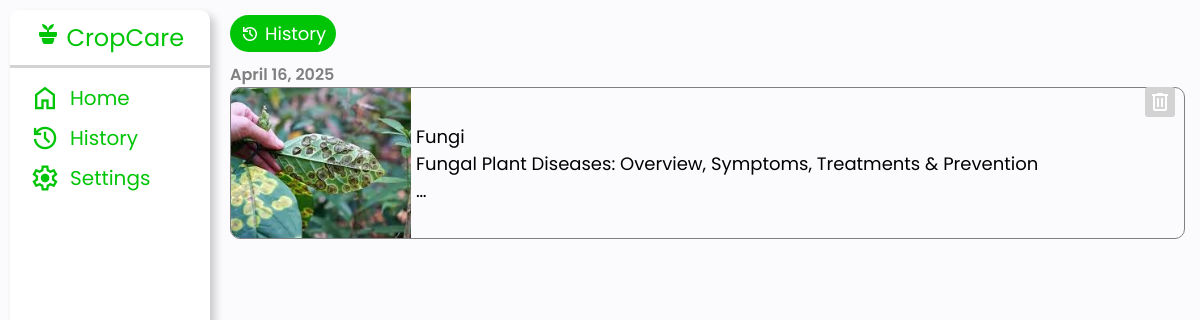
The app's page /history.php (signed in) with its own data.
### tables this page shows
CREATE TABLE `disease_result` (
  `disease_result_id` int(11) NOT NULL,
  `name` varchar(255) DEFAULT NULL,
  `result` text DEFAULT NULL,
  `image` varchar(255) DEFAULT NULL,
  `other_disease_id` int(11) DEFAULT NULL,
  `user_id` int(11) DEFAULT NULL,
  `created_at` timestamp NOT NULL DEFAULT current_timestamp()
);

### history.php (the view, shortened to what this page needs)
<?php
require 'db/config.php';
$stmt = $pdo->prepare("SELECT * FROM disease_result WHERE user_id = :user_id ORDER BY created_at DESC");
$stmt->execute([':user_id' => $_SESSION['user_id']]);
$histories = $stmt->fetchAll(PDO::FETCH_ASSOC);
?>
<!DOCTYPE html>
<html lang="en">
<head>
    <link rel="stylesheet" href="styles.css">
</head>
<body>
<?php include_once("partials/header.php") ?>
     <section class="history">
        <div class="icon-text">
            <span class="material-symbols-outlined">
            </span>
            History
        </div>
        <div class="cards-container">
            <?php if (!empty($histories)) : ?>
                <?php foreach ($histories as $history) : ?>
                    <div class="card">
                        <form action="" method="POST">
                            <div class="delete-icon">
                                <button type="submit">
                                    <span class="material-symbols-outlined">
                                    </span>
                                </button>
                            </div>
                        </form>
                        <div class="date poppins-semibold"><?= htmlspecialchars(date('F j, Y', strtotime($history['created_at']))) ?></div>
                        <div class="card-container">
                            <div class="img-container">
                                <img src="uploads/<?= htmlspecialchars($history['image']) ?>" alt="">
                            </div>
                            <a href="history-page.php?id=<?= htmlspecialchars($history['disease_result_id']) ?>" class="text-container">
                                <div class="disease-name"><?= htmlspecialchars($history['name']) ?></div>
                                <div class="disease-description"><?= ($history['result']) ?></div>
                            </a>
                        </div>
                </div>
                <?php endforeach; ?>
            <?php endif; ?>
        </div>
     </section>
</body>
</html>

### styles.css (style rules this page uses)
:root { --primary-color: #00c507; --primary-dark-color: #00a005; --primary-light-color: #9aff9d; --primary-lighter-color: #e5ffe6; --red-color: #FF4B4B; --red-dark-color: #b92424; --orange-color: #ffa500; --orange-dark-color: #ba7900; --grey: #808080; --light-grey: #D3D3D3; --lighter-grey: #F2F2F2; --white: #FFFFFF; --black: #000000; --mid-grey: #666A6D; --dark-medium-grey: #A9A9A9; --background: #FBFBFE; }
* { margin: 0; padding: 0; box-sizing: border-box; font-family: "Poppins", serif; }
body { font-family: "Poppins", serif; background: var(--background); display: flex; flex-direction: column; align-items: center; justify-content: center; user-select: none; -webkit-user-select: none; -moz-user-select: none; -ms-user-select: none; -webkit-tap-highlight-color: transparent; touch-action: manipulation; }
.poppins-semibold { font-family: "Poppins", serif; font-weight: 600; font-style: normal; }
.icon-text { background: var(--primary-color); display: flex; align-items: center; justify-content: center; border-radius: 25px; padding: 5px 10px; gap: 5px; max-width: fit-content; color: var(--white); font-size: 12px; }
.icon-text span { font-size: 15px; }
form { display: flex; flex-direction: column; gap: 10px; }
form button { padding: 13px; border-radius: 10px; background: var(--primary-color); border: none; color: white; font-size: 20px; transition: .3s ease; }
.history { display: flex; flex-direction: column; width: 100%; padding: 15px; gap: 10px; margin-bottom: 70px; }
.history .cards-container { display: flex; position: relative; flex-direction: column; gap: 10px; }
.history .cards-container .card .delete-icon { position: absolute; margin-top: 25px; margin-right: 10px; border-radius: 50%; right: 0; }
.history .cards-container .card .delete-icon button { background: var(--light-grey); padding: 3px; display: flex; align-items: center; justify-content: center; border-radius: 3px; }
.history .cards-container .card { text-decoration: none; position: relative; color: var(--black); }
.history .cards-container .card .card-container { display: flex; gap: 5px; align-items: center; justify-content: center; border: 1px solid var(--grey); border-radius: 10px; overflow: hidden; width: 100%; padding-right: 5px; }
.history .cards-container .card .date { color: var(--grey); font-size: 12px; font-weight: var; }
.history .cards-container .card .card-container .img-container { width: 100%; height: 100px; max-width: 120px; }
.history .cards-container .card .card-container .img-container img { height: 100%; width: 100%; object-fit: cover; object-position: center; }
.history .cards-container .card .card-container .text-container { width: 100%; max-width: 100%; display: -webkit-box; -webkit-line-clamp: 3; -webkit-box-orient: vertical; overflow: hidden; text-decoration: none; color: var(--black); }
@media (min-width:1025px) { .icon-text { font-size: 18px; } }
@media (min-width:1025px) { .icon-text span { font-size: 20px; } }
@media (min-width:1025px) { form { display: flex; flex-direction: column; gap: 10px; } }
@media (min-width:1025px) { form button { padding: 13px; border-radius: 10px; background: var(--primary-color); border: none; color: white; font-size: 20px; transition: .3s ease; } }
@media (min-width:1025px) { .history { max-width: 1200px; padding: 15px 15px 10px 230px; gap: 10px; margin-bottom: 0px; } }
@media (min-width:1025px) { .history .cards-container { gap: 20px; } }
@media (min-width:1025px) { .history .cards-container .card { transition: transform 0.3s ease; } }
@media (min-width:1025px) { .history .cards-container .card .date { font-size: 16px; } }
@media (min-width:1025px) { .history .cards-container .card .card-container .img-container { height: 150px; max-width: 180px; } }
@media (min-width:1025px) { .history .cards-container .card .card-container .text-container { width: 100%; max-width: 100%; display: -webkit-box; -webkit-line-clamp: 3; -webkit-box-orient: vertical; overflow: hidden; font-size: 18px; } }

### records on screen
disease_result: created_at "April 16, 2025", image (picture), name "Fungi", result "Fungal Plant Diseases: Overview, Symptoms, Treatments & Prevention"
